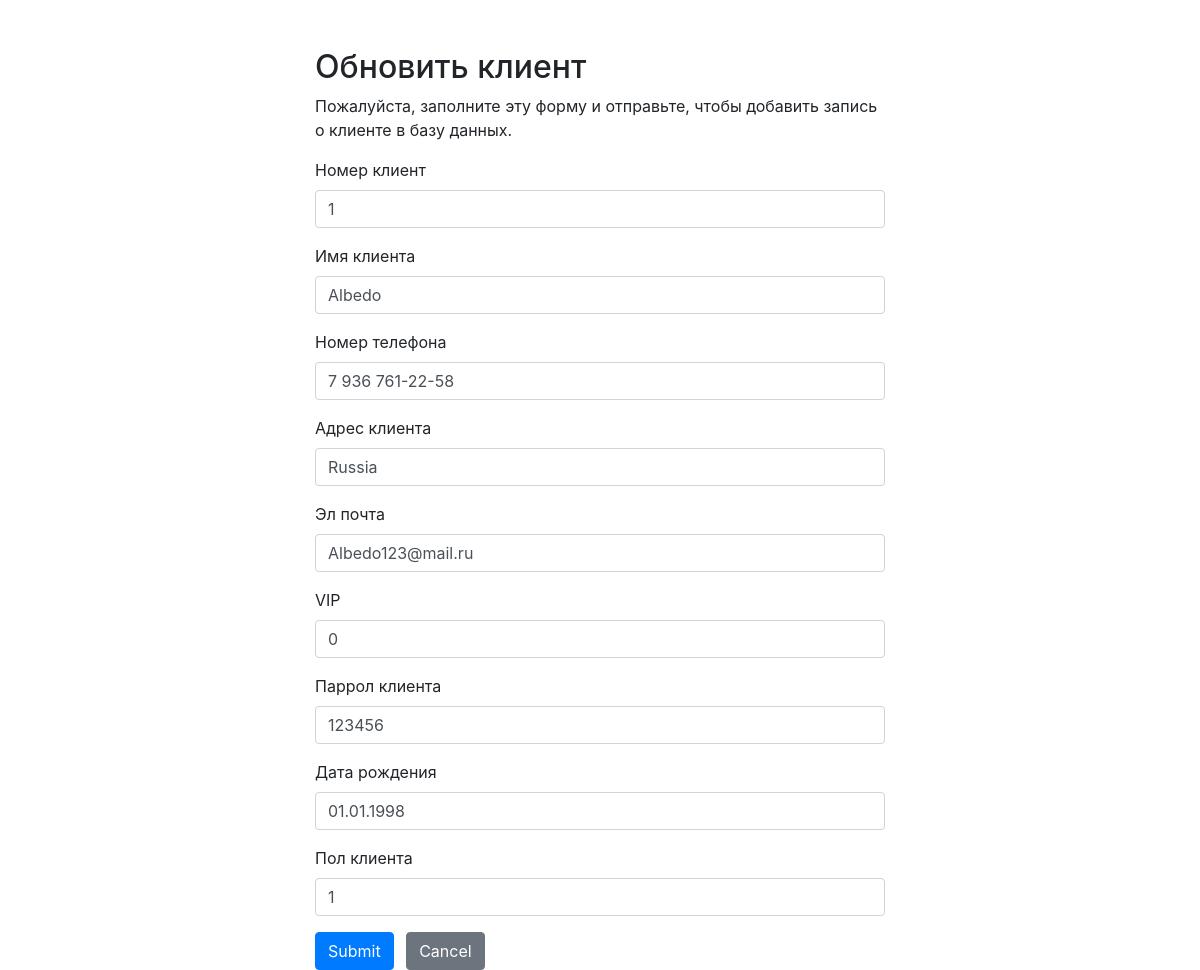
Page /UpdateClient.php?id=1 on the committed database.
### tables this page shows
CREATE TABLE `customers` (
  `customer_id` int(11) NOT NULL,
  `customer_name` varchar(50) NOT NULL,
  `customer_phone` varchar(20) DEFAULT NULL,
  `customer_address` varchar(255) DEFAULT NULL,
  `customer_email` varchar(50) NOT NULL,
  `customer_vip` int(11) NOT NULL,
  `customer_password` varchar(50) NOT NULL,
  `customer_birthday` varchar(20) DEFAULT NULL,
  `customer_gender` int(11) DEFAULT NULL
);

### UpdateClient.php (the view, shortened to what this page needs)
<?php
require_once "connection.php";
$customer_id = $customer_name = $customer_phone = $customer_address = $customer_email = $customer_vip = $customer_password = $customer_birthday = $customer_gender = "";
$customer_id_err = $customer_name_err = $customer_phone_err = $customer_address_err = $customer_email_err = $customer_vip_err = $customer_password_err = $customer_birthday_err = $customer_gender_err = "";
if($_SERVER["REQUEST_METHOD"] == "GET"){
    $input_customer_id = trim($_GET["id"]);
    $sql = "SELECT * FROM customers WHERE customer_id = $input_customer_id";
    $result = $mysqli->query($sql);
    foreach ($result as $row){
        $customer_id = $row['customer_id'];
        $customer_name = $row['customer_name'];
        $customer_phone = $row['customer_phone'];
        $customer_address = $row['customer_address'];
        $customer_email = $row['customer_email'];
        $customer_vip = $row['customer_vip'];
        $customer_password = $row['customer_password'];
        $customer_birthday = $row['customer_birthday'];
        $customer_gender = $row['customer_gender'];
    }
}
?>
<!DOCTYPE html>
<html lang="en">
<head>
    <link rel="stylesheet" href="https://stackpath.bootstrapcdn.com/bootstrap/4.5.2/css/bootstrap.min.css">
</head>
<body>
<div class="wrapper">
    <div class="container-fluid">
        <div class="row">
            <div class="col-md-12">
                <h2 class="mt-5">Обновить клиент</h2>
                <p>Пожалуйста, заполните эту форму и отправьте, чтобы добавить запись о клиенте в базу данных.</p>
                <form action="<?php echo htmlspecialchars($_SERVER["PHP_SELF"]); ?>" method="post">
                    <div class="form-group">
                        <label>Номер клиент</label>
                        <input type="text" name="customer_id" class="form-control <?php echo (!empty($customer_id_err)) ? 'is-invalid' : ''; ?>" value="<?php echo $customer_id; ?>">
                    </div>
                    <div class="form-group">
                        <label>Имя клиента</label>
                        <input type="text" name="customer_name" class="form-control <?php echo (!empty($customer_name_err)) ? 'is-invalid' : ''; ?>" value="<?php echo $customer_name; ?>">
                    </div>
                    <div class="form-group">
                        <label>Номер телефона</label>
                        <input type="text" name="customer_phone" class="form-control <?php echo (!empty($customer_phone_err)) ? 'is-invalid' : ''; ?>" value="<?php echo $customer_phone; ?>">
                    </div>
                    <div class="form-group">
                        <label>Адрес клиента</label>
                        <input type="text" name="customer_address" class="form-control <?php echo (!empty($customer_address_err)) ? 'is-invalid' : ''; ?>" value="<?php echo $customer_address; ?>">
                    </div>
                    <div class="form-group">
                        <label>Эл почта</label>
                        <input type="text" name="customer_email" class="form-control <?php echo (!empty($customer_email_err)) ? 'is-invalid' : ''; ?>" value="<?php echo $customer_email; ?>">
                    </div>
                    <div class="form-group">
                        <label>VIP</label>
                        <input type="text" name="customer_vip" class="form-control <?php echo (!empty($customer_vip_err)) ? 'is-invalid' : ''; ?>" value="<?php echo $customer_vip; ?>"></input>
                    </div>
                    <div class="form-group">
                        <label>Паррол клиента</label>
                        <input type="text" name="customer_password" class="form-control <?php echo (!empty($customer_password_err)) ? 'is-invalid' : ''; ?>" value="<?php echo $customer_password; ?>"></input>
                    </div>
                    <div class="form-group">
                        <label>Дата рождения</label>
                        <input type="text" name="customer_birthday" class="form-control <?php echo (!empty($customer_birthday_err)) ? 'is-invalid' : ''; ?>" value="<?php echo $customer_birthday; ?>">
                    </div>
                    <div class="form-group">
                        <label>Пол клиента</label>
                        <input type="text" name="customer_gender" class="form-control <?php echo (!empty($customer_gender_err)) ? 'is-invalid' : ''; ?>" value="<?php echo $customer_gender; ?>">
                    </div>
                    <input type="submit" class="btn btn-primary" value="Submit">
                    <a href="index.php" class="btn btn-secondary ml-2">Cancel</a>
                </form>
            </div>
        </div>
    </div>
</div>
</body>
</html>

### UpdateClient.php (style rules this page uses)
.wrapper { width: 600px; margin: 0 auto; }

### rows in the picture
customers: customer_id "1", customer_name "Albedo", customer_phone "7 936 761-22-58", customer_address "Russia", customer_email "Albedo123@mail.ru", customer_vip "0", customer_password "123456", customer_birthday "01.01.1998", customer_gender "1"
